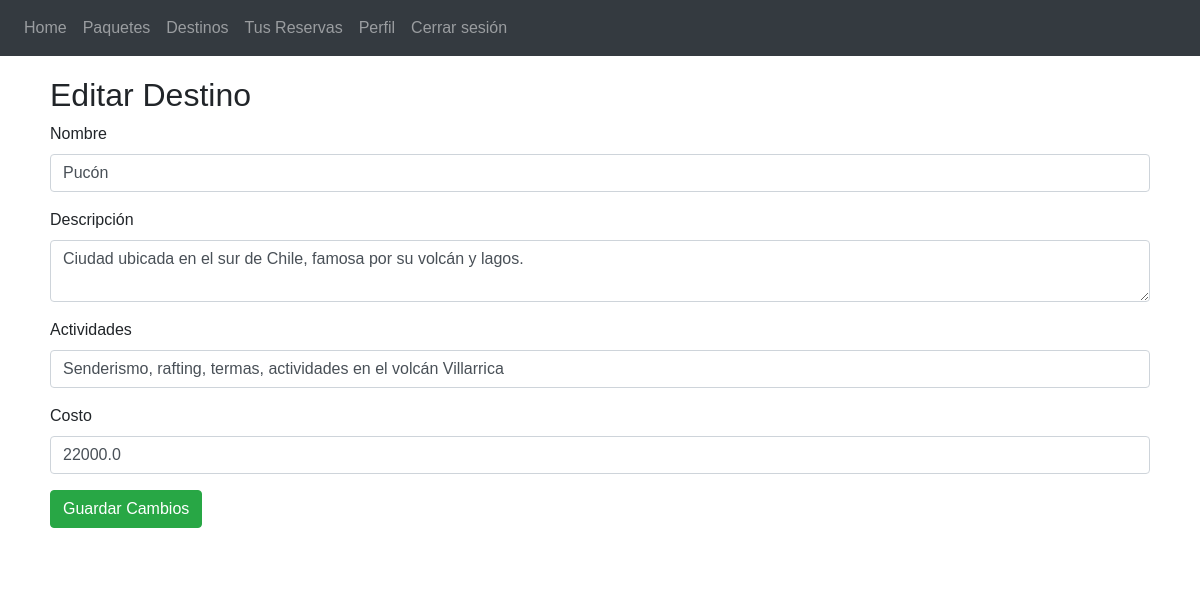
Page /admin/destinations/edit/5 (signed in) on the committed database.
### app/travel/models.py (models this page shows, shortened)
class Destination(db.Model):
    __tablename__ = 'destinations'
    id = db.Column(db.Integer, primary_key=True)
    name = db.Column(db.String(100), nullable=False)
    description = db.Column(db.Text, nullable=False)
    activities = db.Column(db.String(255), nullable=False)
    cost = db.Column(db.Float, nullable=False)
    reservations = db.relationship('Reservation', backref='destination_related', lazy=True)

### app/admin/routes.py (the view, shortened to what this page needs)
@admin.route('/destinations/edit/<int:id>', methods=['GET', 'POST'])
@login_required
def edit_destination(id):
    destination = Destination.query.get_or_404(id)
    form = DestinationForm(obj=destination)
    return render_template('admin/edit_destination.html', form=form, destination=destination)

### app/admin/forms.py
class DestinationForm(FlaskForm):
    name = StringField('Nombre', validators=[DataRequired()])
    description = TextAreaField('Descripción', validators=[DataRequired()])
    activities = StringField('Actividades', validators=[DataRequired()])
    cost = FloatField('Costo', validators=[DataRequired()])

### app/auth/models.py (called while the page is built)
    def is_admin(self):
        return self.role == 'admin'

### app/templates/admin/edit_destination.html (shortened to what this page needs)
{% extends 'base.html' %}
{% block content %}
<h2>Editar Destino</h2>
<form method="POST" action="{{ url_for('admin.edit_destination', id=destination.id) }}">
    <div class="form-group">
        {{ form.name.label(class="form-label") }}
        {{ form.name(class="form-control", value=destination.name) }}
    </div>
    <div class="form-group">
        {{ form.description.label(class="form-label") }}
        {{ form.description(class="form-control", value=destination.description) }}
    </div>
    <div class="form-group">
        {{ form.activities.label(class="form-label") }}
        {{ form.activities(class="form-control", value=destination.activities) }}
    </div>
    <div class="form-group">
        {{ form.cost.label(class="form-label") }}
        {{ form.cost(class="form-control", value=destination.cost) }}
    </div>
    <div class="form-group">
        <button type="submit" class="btn btn-success">Guardar Cambios</button>
    </div>
</form>
{% endblock %}

### rows in the picture
Destination: name "Pucón", description "Ciudad ubicada en el sur de Chile, famosa por su volcán y lagos.", activities "Senderismo, rafting, termas, actividades en el volcán Villarrica", cost "22000.0"
